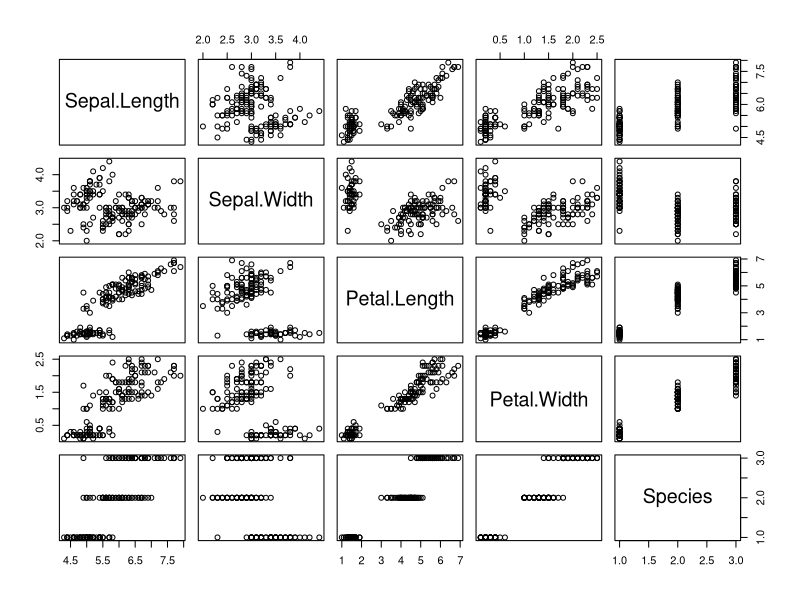
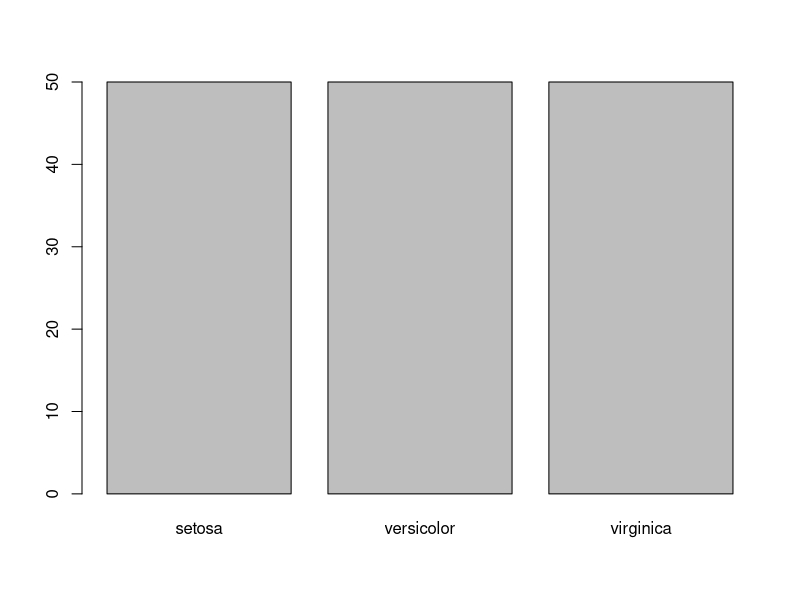
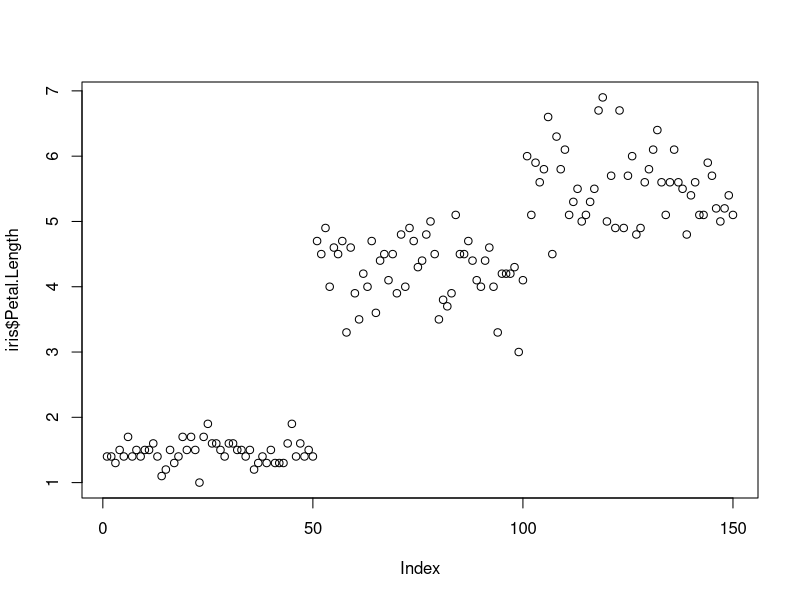
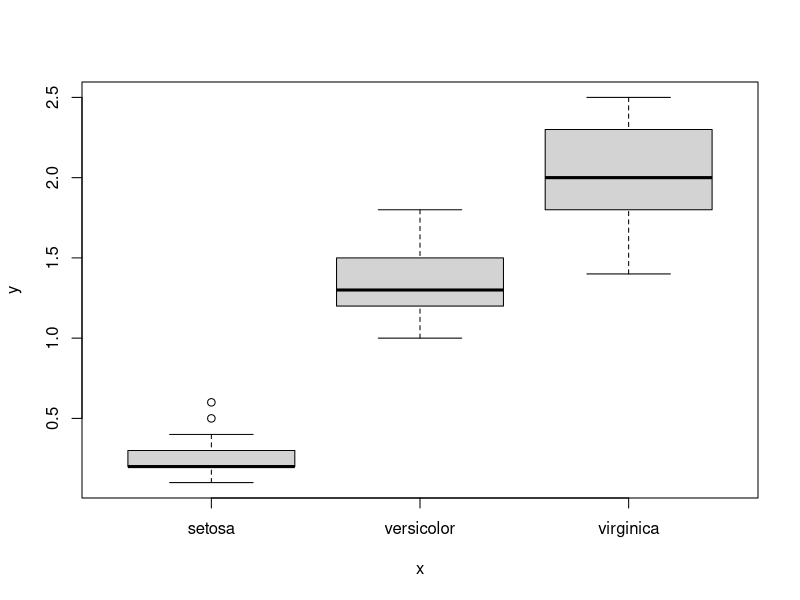
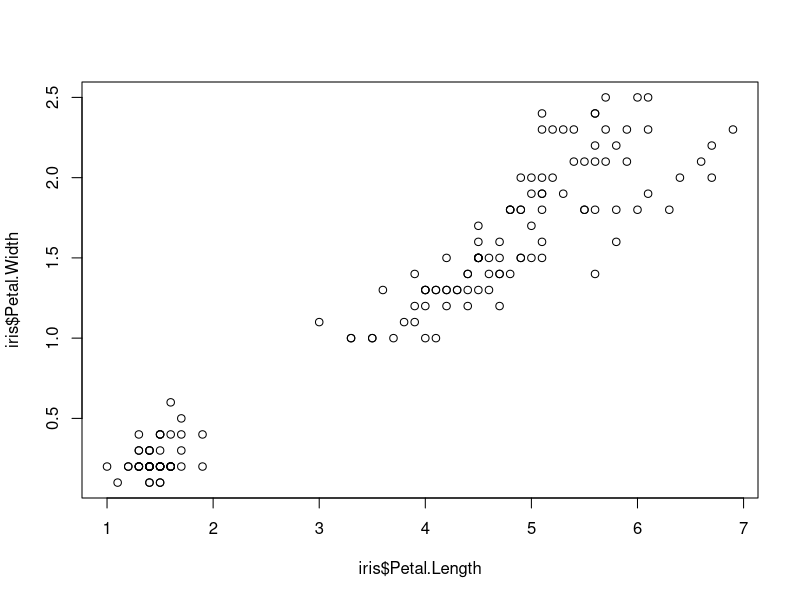
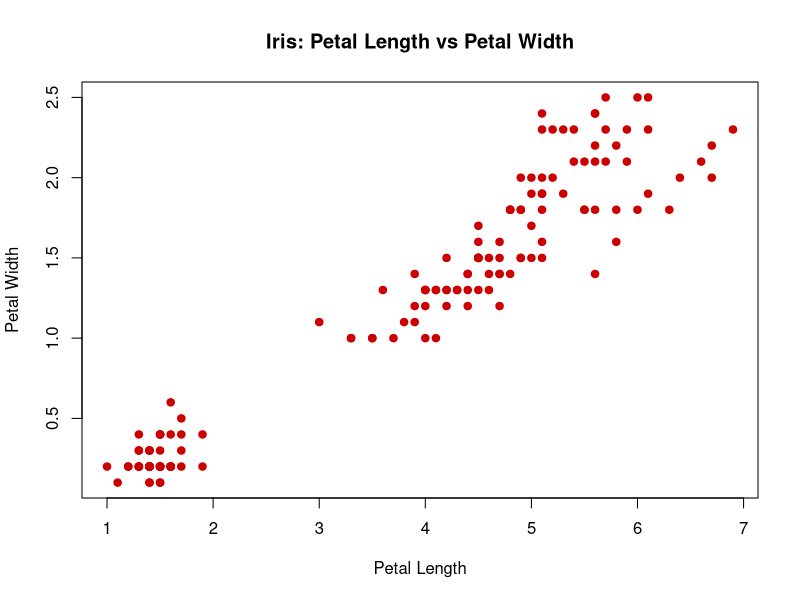
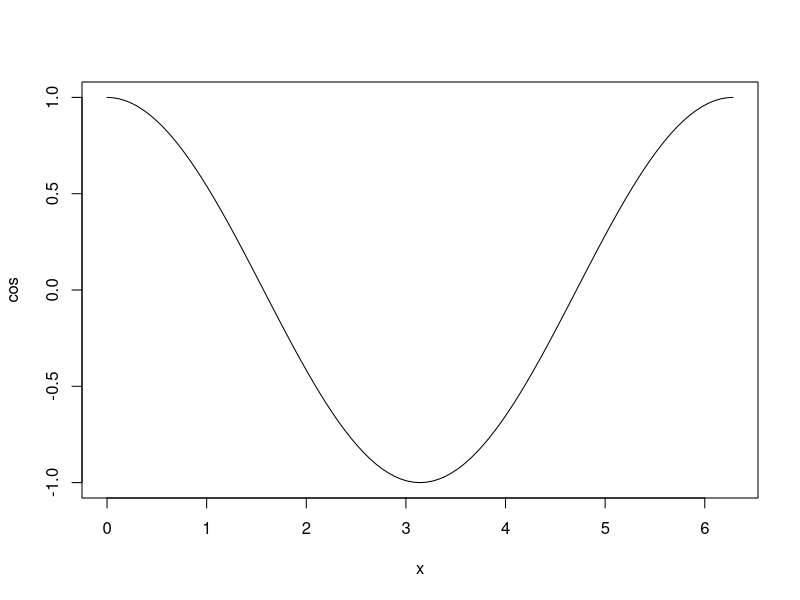
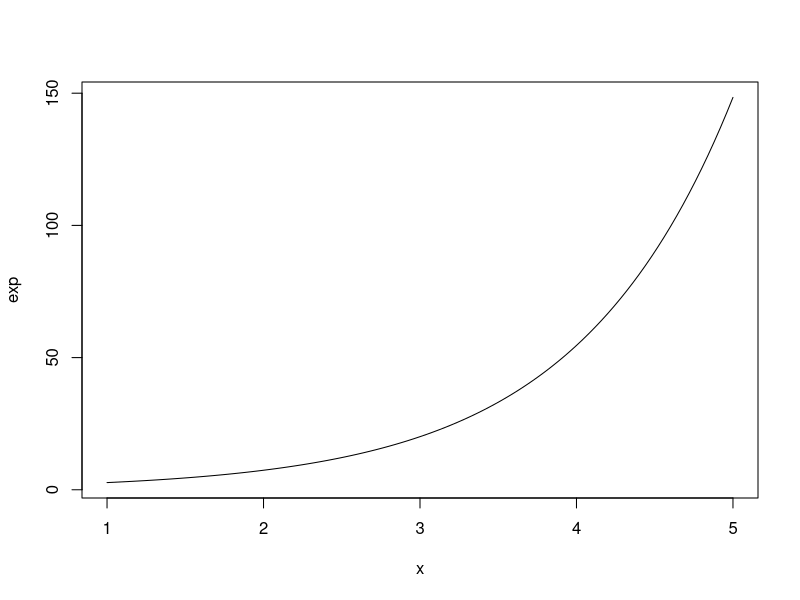

Recreate these plots in R, in order.
# Load necessary libraries
library(datasets)
library(ggplot2)

# Load built-in dataset 'iris'
data(iris)  

# Show first few rows of the iris dataset
head(iris)    

# Summary statistics of the iris dataset
summary(iris)   

# Plot the iris dataset
plot(iris)

# Detach the datasets package to avoid conflicts
detach("package:datasets", unload = TRUE)

# Clear any existing plots if there is one
if (!is.null(dev.list())) dev.off()  

# Clear the console
cat("\014")

# Exploratory Data Analysis (EDA) and Visualization of the Iris Dataset

# Plotting categorical variable (Species)
plot(iris$Species) 

# Plotting quantitative variable (Petal Length)
plot(iris$Petal.Length) 

# Plotting categorical vs quantitative variable (Species vs Petal Width)
plot(iris$Species, iris$Petal.Width) 

# Plotting two quantitative variables (Petal Length vs Petal Width)
plot(iris$Petal.Length, iris$Petal.Width)

# Customizing plot appearance for Petal Length vs Petal Width
plot(iris$Petal.Length, iris$Petal.Width,
     col = "#cc0000", # red color
     pch = 19,        # solid circles for points
     main = "Iris: Petal Length vs Petal Width",
     xlab = "Petal Length",
     ylab = "Petal Width")

# Plotting functions
plot(cos, 0, 2*pi)   # Cosine function
plot(exp, 1, 5)       # Exponential function
plot(dnorm, -3, +3)   # Density of normal distribution

# Customizing plot appearance for density plot
plot(dnorm, -3, +3,
     col = "#cc0000",
     lwd = 5,           # Line Width
     main = "Standard Normal Distribution",
     xlab = "Z-scores",
     ylab = "Density")

# Scatter plot for multivariate data
plot(iris)

# Mix of continuous and categorical variables for Petal Length
print(iris$Petal.Length)
hist(iris$Petal.Length, breaks = 50)
table(iris$Petal.Length)

# Mix of continuous and categorical variables for Species
print(iris$Species)
table(iris$Species)

# Scatter plot for Petal Length vs Species
matplot(as.numeric(iris$Species), iris$Petal.Length, 
        col = "blue", pch = 19, xlab = "Species", ylab = "Petal length")

# Introduction to ggplot2 for advanced plotting

# Scatter plot using ggplot2
ggplot(data = iris, mapping = aes(x = Species, y = Petal.Length)) + 
  geom_point(col = "red") +
  labs(x = "Species", y = "Petal length", title = "Continuous vs Categorical") + 
  theme(plot.title = element_text(hjust = 0.5, face = "bold", size = 16)) +
  theme(axis.text = element_text(size = 12, face = "bold"),
        axis.title = element_text(size = 14, face = "bold"))

# Boxplot using ggplot2
ggplot(iris, aes(x = Species, y = Petal.Length)) + 
  stat_boxplot(geom = 'errorbar', width = 0.25) + 
  geom_boxplot()
